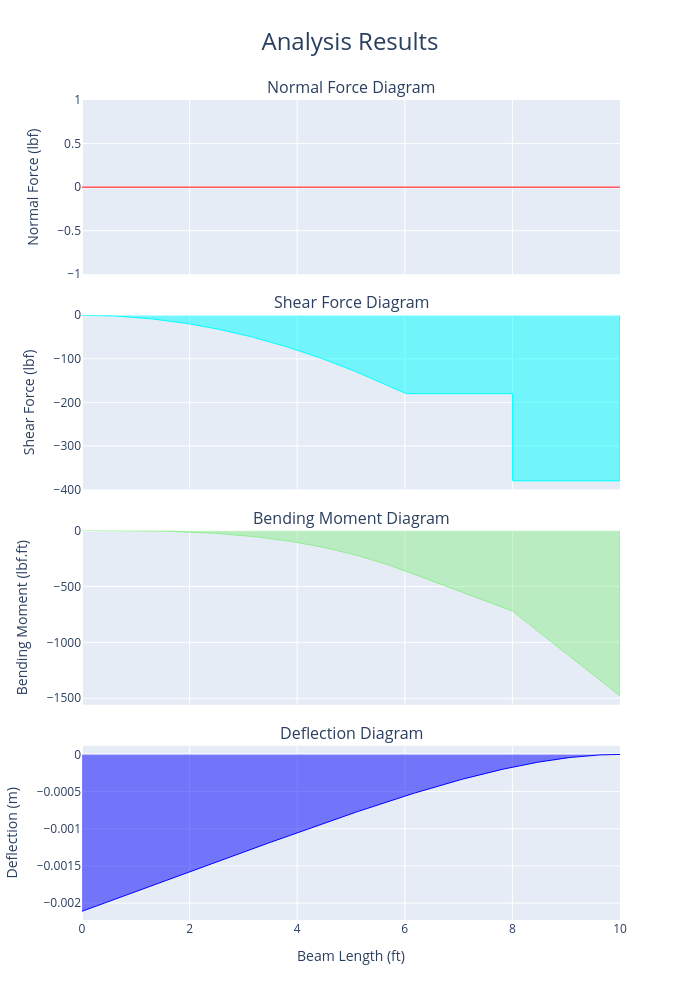

This figure's notebook cell:
### Code cell
fig = beam.plot_beam_internal()
fig.show()

### Figure 1 — Plotly figure (JSON) as saved in the notebook; plotly's stock layout.template omitted (floating-point values rounded to 4 significant figures; data arrays with more than 128 entries replaced by an {"elided": "..."} marker saying what was removed)
{"data": [{"fill": "tozeroy", "hovertemplate": "x: %{x:.3f} %{meta[0]}<br>f(x): %{y:.3f} %{meta[1]}", "line": {"color": "red", "width": 1}, "meta": ["ft", "lbf"], "mode": "lines", "name": "Normal Force", "type": "scatter", "x": {"elided": "206 float values"}, "xaxis": "x", "y": {"elided": "206 int values"}, "yaxis": "y"}, {"fill": "tozeroy", "hovertemplate": "x: %{x:.3f} %{meta[0]}<br>f(x): %{y:.3f} %{meta[1]}", "line": {"color": "aqua", "width": 1}, "meta": ["ft", "lbf"], "mode": "lines", "name": "Shear Force", "type": "scatter", "x": {"elided": "206 float values"}, "xaxis": "x2", "y": {"elided": "206 float values"}, "yaxis": "y2"}, {"fill": "tozeroy", "hovertemplate": "x: %{x:.3f} %{meta[0]}<br>f(x): %{y:.3f} %{meta[1]}", "line": {"color": "lightgreen", "width": 1}, "meta": ["ft", "lbf.ft"], "mode": "lines", "name": "Bending Moment", "type": "scatter", "x": {"elided": "206 float values"}, "xaxis": "x3", "y": {"elided": "206 float values"}, "yaxis": "y3"}, {"fill": "tozeroy", "hovertemplate": "x: %{x:.3f} %{meta[0]}<br>f(x): %{y:.3f} %{meta[1]}", "line": {"color": "blue", "width": 1}, "meta": ["ft", "m"], "mode": "lines", "name": "Deflection", "type": "scatter", "x": {"elided": "206 float values"}, "xaxis": "x4", "y": {"elided": "206 float values"}, "yaxis": "y4"}], "layout": {"annotations": [{"font": {"size": 16}, "showarrow": false, "text": "Normal Force Diagram", "x": 0.5, "xanchor": "center", "xref": "paper", "y": 1, "yanchor": "bottom", "yref": "paper"}, {"font": {"size": 16}, "showarrow": false, "text": "Shear Force Diagram", "x": 0.5, "xanchor": "center", "xref": "paper", "y": 0.7375, "yanchor": "bottom", "yref": "paper"}, {"font": {"size": 16}, "showarrow": false, "text": "Bending Moment Diagram", "x": 0.5, "xanchor": "center", "xref": "paper", "y": 0.475, "yanchor": "bottom", "yref": "paper"}, {"font": {"size": 16}, "showarrow": false, "text": "Deflection Diagram", "x": 0.5, "xanchor": "center", "xref": "paper", "y": 0.2125, "yanchor": "bottom", "yref": "paper"}], "height": 1000, "showlegend": false, "title": {"font": {"size": 24}, "text": "Analysis Results", "x": 0.5}, "width": 700, "xaxis": {"anchor": "y", "domain": [0, 1], "matches": "x4", "showticklabels": false}, "xaxis2": {"anchor": "y2", "domain": [0, 1], "matches": "x4", "showticklabels": false}, "xaxis3": {"anchor": "y3", "domain": [0, 1], "matches": "x4", "showticklabels": false}, "xaxis4": {"anchor": "y4", "domain": [0, 1], "title": {"text": "Beam Length (ft)"}}, "yaxis": {"anchor": "x", "domain": [0.7875, 1], "title": {"text": "Normal Force (lbf)"}}, "yaxis2": {"anchor": "x2", "domain": [0.525, 0.7375], "title": {"text": "Shear Force (lbf)"}}, "yaxis3": {"anchor": "x3", "domain": [0.2625, 0.475], "title": {"text": "Bending Moment (lbf.ft)"}}, "yaxis4": {"anchor": "x4", "domain": [0, 0.2125], "title": {"text": "Deflection (m)"}}}}
